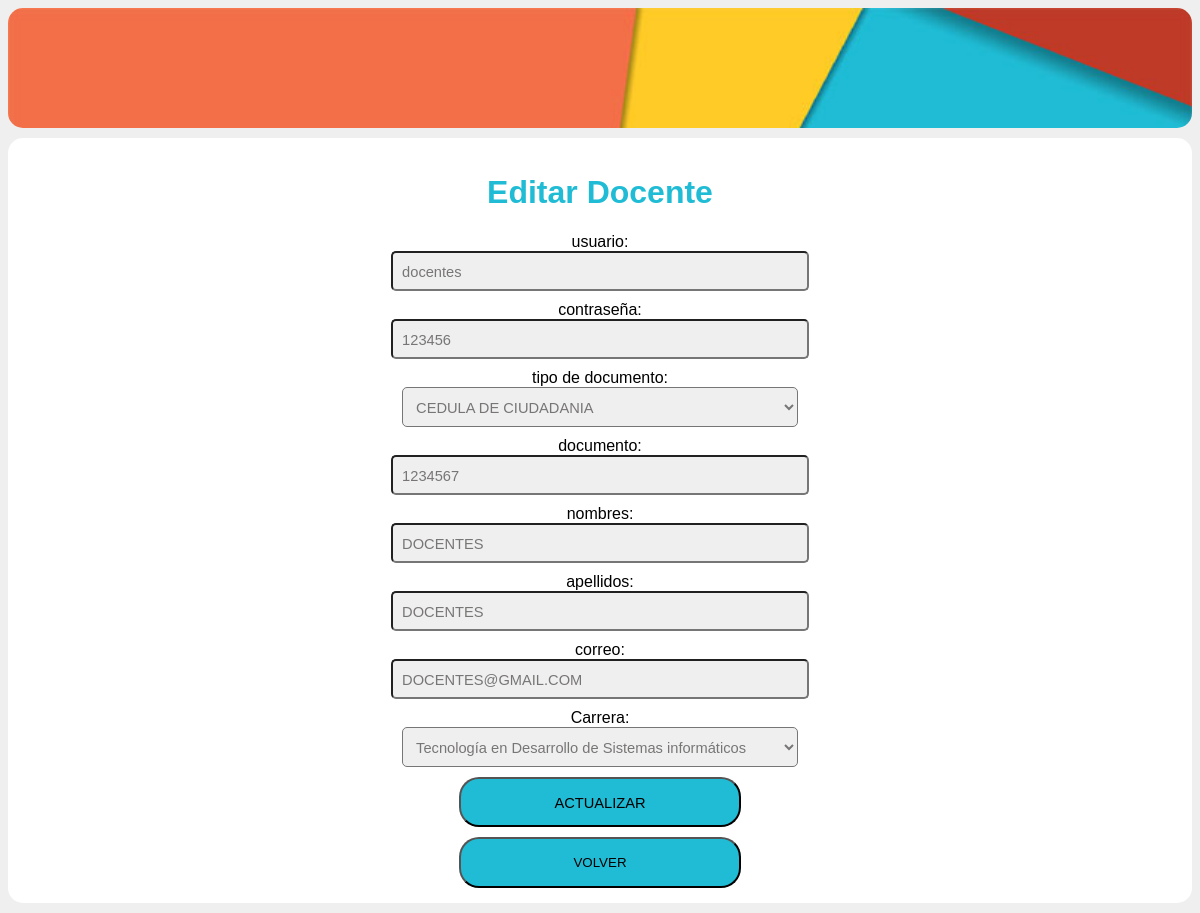
Page /admin/editar_usuarios_d.php?id=2 (signed in) on the committed database.
### tables this page shows
CREATE TABLE `informacion` (
  `inf_id` int(10) UNSIGNED NOT NULL,
  `inf_tido_id` int(10) UNSIGNED NOT NULL,
  `inf_documento` varchar(30) NOT NULL,
  `inf_nombres` varchar(30) DEFAULT NULL,
  `inf_apellidos` varchar(30) DEFAULT NULL,
  `inf_correo` varchar(150) DEFAULT NULL,
  `inf_usu_id` int(10) UNSIGNED NOT NULL,
  `inf_rol_id` int(10) UNSIGNED NOT NULL,
  `inf_car_id` int(10) UNSIGNED NOT NULL
);

CREATE TABLE `usuario` (
  `usu_id` int(10) UNSIGNED NOT NULL,
  `usu_nombre` varchar(30) DEFAULT NULL,
  `usu_clave` varchar(30) DEFAULT NULL
);

### bd/conexion.php (called while the page is built, shortened)
<?php
class basedatos{
private $con;
private $dbequipo='localhost';
private $dbusuario='root';
private $dbclave='';
private $dbnombre='db-proyecto01';
public function conectar(){
	$this->con = mysqli_connect($this->dbequipo, $this->dbusuario, $this->dbclave, $this->dbnombre);
}
public function seleccionar_usuario_d($id){
	$sql = "SELECT usuario.usu_id AS id_usu,usuario.usu_nombre AS usuario, usuario.usu_clave AS clave, informacion.inf_id AS id_inf,informacion.inf_tido_id AS tipo_documento,informacion.inf_documento AS documento, informacion.inf_nombres AS nombres,informacion.inf_apellidos AS apellidos, informacion.inf_correo AS email, informacion.inf_car_id AS carrera FROM usuario INNER JOIN informacion ON informacion.inf_usu_id = usuario.usu_id where informacion.inf_usu_id='$id';";
	$res = mysqli_query($this->con, $sql);
	$return = mysqli_fetch_object($res);
	return $return;
}
public function buscar_tipo_documento($id){
	$sql = "SELECT tipo_documento.tido_id AS num, tipo_documento.tido_nombre AS nombre FROM tipo_documento WHERE tipo_documento.tido_id = '$id';";
	$res = mysqli_query($this->con, $sql);
	return $res;
}
public function buscar_carrera($id){
	$sql = "SELECT carrera.car_id AS num, carrera.car_nombre AS nombre FROM carrera WHERE carrera.car_id = '$id';";
	$res = mysqli_query($this->con, $sql);
	return $res;
}
}
?>

### admin/editar_usuarios_d.php (the view, shortened to what this page needs)
<?php
include ('../bd/conexion.php');
if (isset($_GET['id'])){
    $id=intval($_GET['id']);
} else {
    header("location:lista_usuarios_d.php");
}
?>
<!DOCTYPE html>
<html>
<head>
    <link rel="stylesheet" type="text/css" href="../css/estilos.css" >
</head>
<body>
    <div class="section" id="header">
    </div>
    <div class="section">
        <h1>Editar Docente</h1>
        <center>
            <div class="sctionform">
                <?php
                $buscar = new basedatos();
                $encontro = $buscar->seleccionar_usuario_d($id);
                ?>
                <form method="Post" class="sctionform">
                    <label>usuario:</label><br>
                    <input type="text" name="usu_nombre" placeholder="usuario" value="<?php echo $encontro -> usuario; ?>" maxlength="30"/>
                    <br>
                    <label>contraseña: </label><br>
                    <input type="text" name="usu_clave" placeholder="clave" value="<?php echo $encontro -> clave; ?>" maxlength="30"/>
                    <br>
                    <label>tipo de documento:</label><br>
                    <select name="inf_tido_id" id="inf_tido_id ">
                        <?php
                        $listado_tido=$buscar->buscar_tipo_documento($encontro->tipo_documento);
                        while ($row_tido=mysqli_fetch_object($listado_tido)){
                            $tido_id=$row_tido->num;
                            $tido_nombre=$row_tido->nombre;
                            ?>
                            <option value="<?php echo $tido_id; ?>"><?php echo $tido_nombre; ?></option>
                            <?php
                        }
                        ?>
                    </select><br>
                    <label>documento:</label><br>
                    <input type="text" name="inf_documento" id="inf_documento" class='form-control' maxlength="30" placeholder="documento" required value="<?php echo $encontro -> documento; ?>" ><br>
                    <label>nombres:</label><br>
                    <input type="text" name="inf_nombres" id="inf_nombres" class='form-control' maxlength="30" placeholder="nombres" required value="<?php echo $encontro -> nombres; ?>" ><br>
                    <label>apellidos:</label><br>
                    <input type="text" name="inf_apellidos" id="inf_apellidos" class='form-control' maxlength="30" placeholder="apellidos" required value="<?php echo $encontro -> apellidos; ?>" ><br>
                    <label>correo:</label><br>
                    <input type="email" name="inf_correo" id="inf_correo" class='form-control' maxlength="30" placeholder="correo" required value="<?php echo $encontro -> email; ?>" ><br>
                    <label>Carrera:</label><br>
                    <select name="inf_car_id" id="inf_car_id ">
                        <?php
                        $listado_car=$buscar->buscar_carrera($encontro -> carrera);
                        while ($row_car=mysqli_fetch_object($listado_car)){
                            $car_id=$row_car->num;
                            $car_nombre=$row_car->nombre;
                            ?>
                            <option value="<?php echo $car_id; ?>"><?php echo $car_nombre; ?></option>
                            <?php
                        }
                        ?>
                    </select><br>
                    <input type="submit" class="button" value="ACTUALIZAR" />
                    <button type="button" class="button" onclick="window.location.href = 'lista_usuarios_d.php'">VOLVER</button>
                </form>
            </div>
        </center>
    </div>
</body>
</html>

### css/estilos.css (style rules this page uses)
body { background-color: #efefef; overflow: auto; font-family: Arial; }
.section { background-color: #fff; padding: 15px; margin-bottom: 10px; border-radius: 15px; overflow: hidden; }
h1 { color: #20bcd5; text-align: center; }
#header { background-size: cover; background-image: url(../img/header.jpg); height: 90px; }
.button { background: #20bcd5; border-radius: 20px ; color: black; cursor: pointer; width: 50%; height: 50.5px; }
.sctionform { width: 70%; }
input, select { margin-bottom: 10px; font-size: 11pt; padding: 11px 9px 9px; border: 1p solid #cecece; background-color: #efefef; color: #787575; border-radius: 5px; width: 70%; outline: none; }

### rows in the picture
informacion: usu_nombre "docentes", usu_clave "123456", inf_documento "1234567", inf_nombres "DOCENTES", inf_apellidos "DOCENTES", inf_correo "DOCENTES@GMAIL.COM"

### other values in the picture
form field inf_tido_id "CEDULA DE CIUDADANIA"
form field inf_car_id "Tecnología en Desarrollo de Sistemas informáticos"
